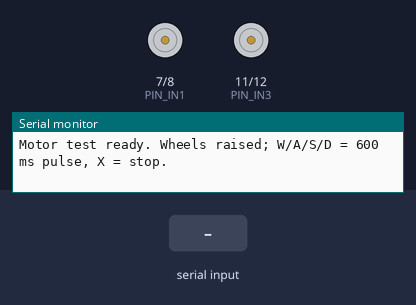
Recording of a sketch running on a simulated Arduino Uno, built with avr-gcc and run on an emulated ATmega328P. Shown: motor-driver pin pairs drawn as motors (green arrow = first pin HIGH = forward, orange = second pin HIGH = backward, longer = more drive, scaled by the enable pin), the last lines printed to the serial monitor. The test bench sets the inputs (shaded band).

Above: at 1.2 s.
1.3 s: "W\n" received over Serial
At 1.7 s:
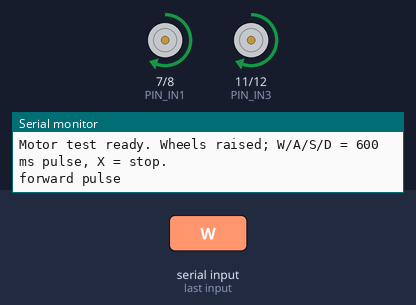
3.3 s: "S\n" received over Serial
At 3.6 s:
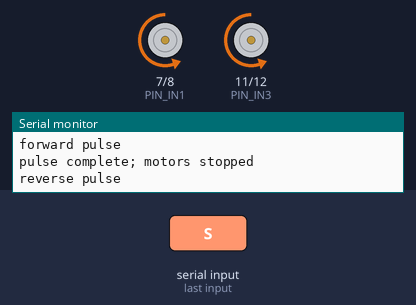
5.3 s: "A\n" received over Serial
At 5.7 s:
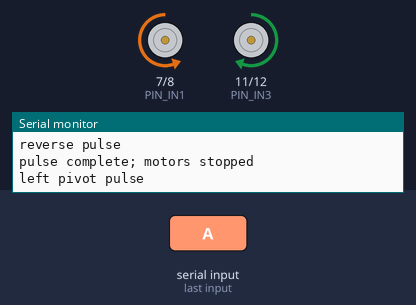
7.3 s: "D\n" received over Serial
At 7.7 s:
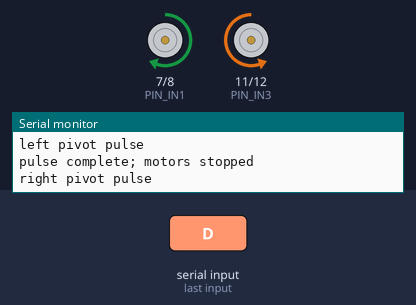
Timing chart, 0 to 10.3 s (numbered marks = the images above; inputs shaded):
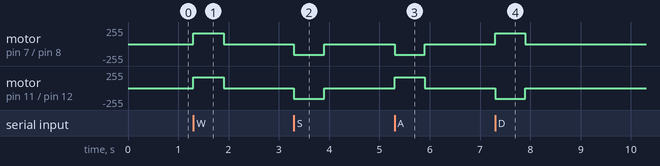

The sketch:

motor_wasd_test.ino
```cpp
/*
 * Standalone motor direction test for the FireBot example pin map.
 * Wheels must be raised. Each W/A/S/D command runs for 600 ms then stops.
 * Serial Monitor: 115200 baud, Newline. Send W/A/S/D (case-insensitive), X to stop.
 */

#define MOTOR_DRIVER 0  // 0 = L298N with EN pins; 1 = L293D board with enable jumpers

#if MOTOR_DRIVER == 1
const uint8_t PIN_IN1 = 5, PIN_IN2 = 6;    // left motor channel
const uint8_t PIN_IN3 = 3, PIN_IN4 = 11;   // right motor channel
#else
const uint8_t PIN_ENA = 5, PIN_IN1 = 7, PIN_IN2 = 8;
const uint8_t PIN_ENB = 6, PIN_IN3 = 11, PIN_IN4 = 12;
#endif

const bool INVERT_LEFT = false;
const bool INVERT_RIGHT = false;
const int TEST_SPEED_PERCENT = 35;
const unsigned long PULSE_MS = 600;

int leftCommand = 0;
int rightCommand = 0;
unsigned long commandStartedMs = 0;
char inputLine[12];
uint8_t inputLength = 0;

void stopMotors() {
#if MOTOR_DRIVER == 1
  analogWrite(PIN_IN1, 0); analogWrite(PIN_IN2, 0);
  analogWrite(PIN_IN3, 0); analogWrite(PIN_IN4, 0);
#else
  analogWrite(PIN_ENA, 0); analogWrite(PIN_ENB, 0);
  digitalWrite(PIN_IN1, LOW); digitalWrite(PIN_IN2, LOW);
  digitalWrite(PIN_IN3, LOW); digitalWrite(PIN_IN4, LOW);
#endif
  leftCommand = rightCommand = 0;
}

void driveOne(uint8_t a, uint8_t b, int percent, bool invert) {
  if (invert) percent = -percent;
  percent = constrain(percent, -100, 100);
  if (percent == 0) {
    analogWrite(a, 0); analogWrite(b, 0);
    return;
  }
  int pwm = map(abs(percent), 1, 100, 110, 255);
  if (percent > 0) { analogWrite(b, 0); analogWrite(a, pwm); }
  else             { analogWrite(a, 0); analogWrite(b, pwm); }
}

#if MOTOR_DRIVER == 0
void driveL298(uint8_t en, uint8_t inA, uint8_t inB, int percent, bool invert) {
  if (invert) percent = -percent;
  percent = constrain(percent, -100, 100);
  digitalWrite(inA, percent > 0 ? HIGH : LOW);
  digitalWrite(inB, percent < 0 ? HIGH : LOW);
  analogWrite(en, percent == 0 ? 0 : map(abs(percent), 1, 100, 110, 255));
}
#endif

void applyMotors(int left, int right) {
  leftCommand = left;
  rightCommand = right;
#if MOTOR_DRIVER == 1
  driveOne(PIN_IN1, PIN_IN2, left, INVERT_LEFT);
  driveOne(PIN_IN3, PIN_IN4, right, INVERT_RIGHT);
#else
  driveL298(PIN_ENA, PIN_IN1, PIN_IN2, left, INVERT_LEFT);
  driveL298(PIN_ENB, PIN_IN3, PIN_IN4, right, INVERT_RIGHT);
#endif
  commandStartedMs = millis();
}

void handleCommand(char command) {
  if (command >= 'a' && command <= 'z') command -= ('a' - 'A');
  switch (command) {
    case 'W': applyMotors(TEST_SPEED_PERCENT, TEST_SPEED_PERCENT); Serial.println(F("forward pulse")); break;
    case 'S': applyMotors(-TEST_SPEED_PERCENT, -TEST_SPEED_PERCENT); Serial.println(F("reverse pulse")); break;
    case 'A': applyMotors(-TEST_SPEED_PERCENT, TEST_SPEED_PERCENT); Serial.println(F("left pivot pulse")); break;
    case 'D': applyMotors(TEST_SPEED_PERCENT, -TEST_SPEED_PERCENT); Serial.println(F("right pivot pulse")); break;
    case 'X': stopMotors(); Serial.println(F("stopped")); break;
    default: Serial.println(F("Use W/A/S/D for a short pulse, X to stop.")); break;
  }
}

void setup() {
#if MOTOR_DRIVER == 1
  pinMode(PIN_IN1, OUTPUT); pinMode(PIN_IN2, OUTPUT);
  pinMode(PIN_IN3, OUTPUT); pinMode(PIN_IN4, OUTPUT);
#else
  pinMode(PIN_ENA, OUTPUT); pinMode(PIN_ENB, OUTPUT);
  pinMode(PIN_IN1, OUTPUT); pinMode(PIN_IN2, OUTPUT);
  pinMode(PIN_IN3, OUTPUT); pinMode(PIN_IN4, OUTPUT);
#endif
  stopMotors();
  Serial.begin(115200);
  Serial.println(F("Motor test ready. Wheels raised; W/A/S/D = 600 ms pulse, X = stop."));
}

void loop() {
  while (Serial.available()) {
    char c = Serial.read();
    if (c == '\n') {
      if (inputLength) handleCommand(inputLine[0]);
      inputLength = 0;
    } else if (c != '\r' && inputLength < sizeof(inputLine) - 1) {
      inputLine[inputLength++] = c;
    } else if (inputLength >= sizeof(inputLine) - 1) {
      inputLength = 0;
    }
  }
  if ((leftCommand || rightCommand) && millis() - commandStartedMs >= PULSE_MS) {
    stopMotors();
    Serial.println(F("pulse complete; motors stopped"));
  }
}
```

Measured:
- after the input at 1.3 s, motor on pin 7 (PIN_IN1) / pin 8 (PIN_IN2), motor on pin 11 (PIN_IN3) / pin 12 (PIN_IN4): stopped → forward 159/255 at once, → stopped 0.60 s later
- after the input at 3.3 s, motor on pin 7 (PIN_IN1) / pin 8 (PIN_IN2), motor on pin 11 (PIN_IN3) / pin 12 (PIN_IN4): stopped → backward 159/255 at once, → stopped 0.60 s later
- after the input at 5.3 s, motor on pin 7 (PIN_IN1) / pin 8 (PIN_IN2): stopped → backward 159/255 at once, → stopped 0.60 s later; motor on pin 11 (PIN_IN3) / pin 12 (PIN_IN4): stopped → forward 159/255 at once, → stopped 0.60 s later
- after the input at 7.3 s, motor on pin 7 (PIN_IN1) / pin 8 (PIN_IN2): stopped → forward 159/255 at once, → stopped 0.60 s later; motor on pin 11 (PIN_IN3) / pin 12 (PIN_IN4): stopped → backward 159/255 at once, → stopped 0.60 s later
